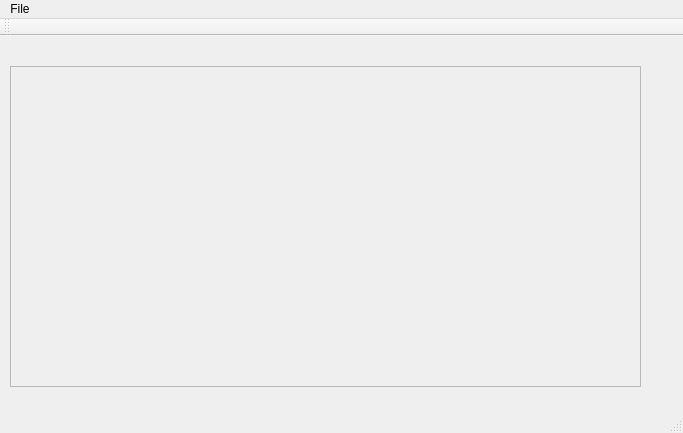
<?xml version="1.0" encoding="UTF-8"?>
<ui version="4.0">
 <class>MainWindow</class>
 <widget class="QMainWindow" name="MainWindow">
  <property name="geometry">
   <rect>
    <x>0</x>
    <y>0</y>
    <width>683</width>
    <height>433</height>
   </rect>
  </property>
  <property name="windowTitle">
   <string>MainWindow</string>
  </property>
  <widget class="QWidget" name="centralWidget">
   <widget class="QScrollArea" name="scrollArea">
    <property name="geometry">
     <rect>
      <x>10</x>
      <y>30</y>
      <width>631</width>
      <height>321</height>
     </rect>
    </property>
    <property name="widgetResizable">
     <bool>true</bool>
    </property>
    <widget class="QWidget" name="scrollAreaWidgetContents">
     <property name="geometry">
      <rect>
       <x>0</x>
       <y>0</y>
       <width>629</width>
       <height>319</height>
      </rect>
     </property>
     <widget class="QWidget" name="gridLayoutWidget">
      <property name="geometry">
       <rect>
        <x>0</x>
        <y>0</y>
        <width>631</width>
        <height>321</height>
       </rect>
      </property>
      <layout class="QGridLayout" name="scrollAreaGridLayout">
       <property name="sizeConstraint">
        <enum>QLayout::SetFixedSize</enum>
       </property>
      </layout>
     </widget>
    </widget>
   </widget>
  </widget>
  <widget class="QMenuBar" name="menuBar">
   <property name="geometry">
    <rect>
     <x>0</x>
     <y>0</y>
     <width>683</width>
     <height>21</height>
    </rect>
   </property>
   <widget class="QMenu" name="menuFile">
    <property name="title">
     <string>File</string>
    </property>
    <addaction name="actionOpen"/>
   </widget>
   <addaction name="menuFile"/>
  </widget>
  <widget class="QToolBar" name="mainToolBar">
   <attribute name="toolBarArea">
    <enum>TopToolBarArea</enum>
   </attribute>
   <attribute name="toolBarBreak">
    <bool>false</bool>
   </attribute>
  </widget>
  <widget class="QStatusBar" name="statusBar"/>
  <action name="actionOpen">
   <property name="text">
    <string>Open</string>
   </property>
  </action>
 </widget>
 <layoutdefault spacing="6" margin="11"/>
 <resources/>
 <connections/>
</ui>
